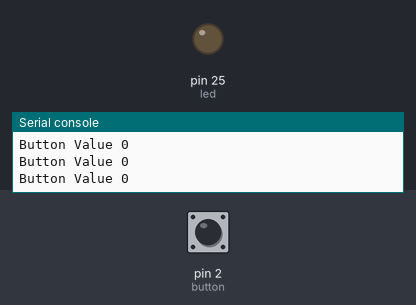
Simulated run of this program. Board: MicroPython board. On the bench: output pins drawn as LEDs (lit = HIGH), the last lines printed to the serial console. Dashed ring = blinking. Inputs (shaded band) come from the test bench; at power-on: pin 2 (button) LOW.

Above: at 1.2 s.
1.3 s: pin 2 (button) pulled HIGH for 3.2 s
At 2.1 s:
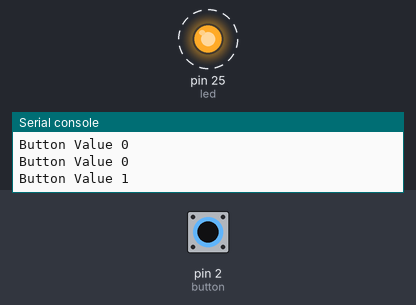
6.0 s: pin 2 (button) pulled HIGH for 0.15 s
At 7.2 s:
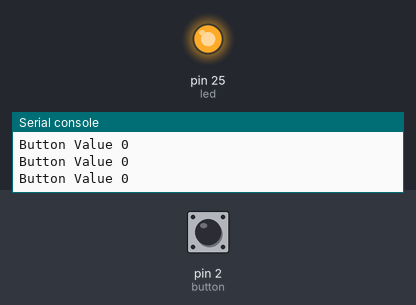
7.6 s: pin 2 (button) pulled HIGH for 1 s
At 8.5 s:
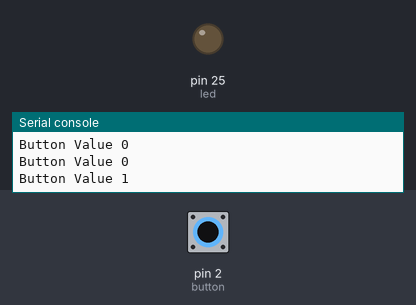
Timing chart, 0 to 10.6 s (numbered marks = the images above; inputs shaded):
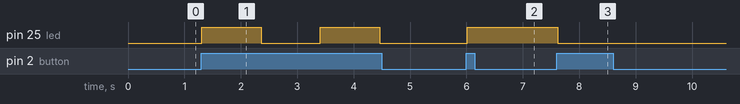

Measured:
- after the input at 1.3 s, pin 25 (led): alternates HIGH for 1.1 s and LOW for 1.1 s, starting at once
- after the input at 6.0 s, pin 25 (led): LOW → HIGH at once
- after the input at 7.6 s, pin 25 (led): HIGH → LOW at once

The program:

toggle_GpioWithBtn.py
```python
import machine
import time

input_PinNo = 2
output_PinNo = "LED" # you can define here any gpio pin like 3


button = machine.Pin(input_PinNo, machine.Pin.IN)
led = machine.Pin(output_PinNo, machine.Pin.OUT)

toggle_Flag = False

while (True):
    button_Value = button.value()
    print("Button Value", button_Value)

    if button_Value:
        toggle_Flag = not toggle_Flag
        led.value(toggle_Flag)
        time.sleep(1)
    time.sleep(.050)
```
